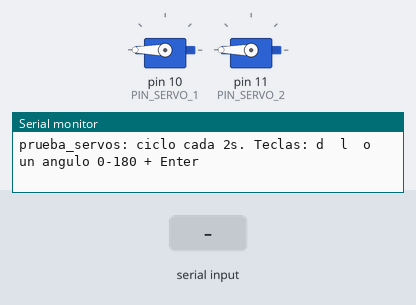
The sketch below on a simulated Arduino Uno, built with avr-gcc and run on an emulated ATmega328P. On the bench: 2 × servo, the last lines printed to the serial monitor. The test bench sets the inputs (shaded band).

Above: at 1.2 s.
1.3 s: "5\n" received over Serial
At 2.91 s:
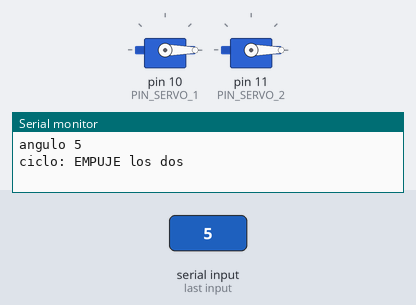
4.3 s: byte 100 ('d') received over Serial
At 5.4 s:
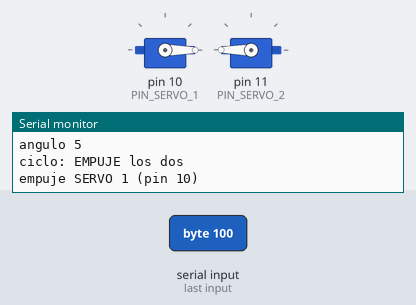
7.3 s: byte 108 ('l') received over Serial
At 7.68 s:
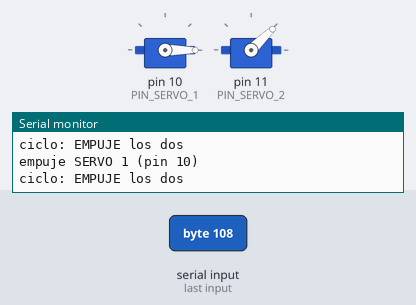
10.3 s: byte 68 ('D') received over Serial
At 10.56 s:
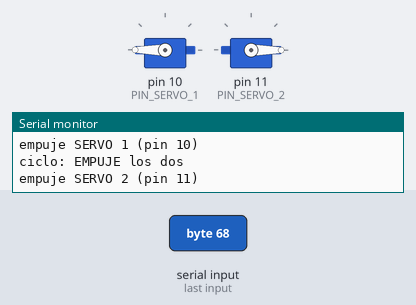
16.3 s: "90\n" received over Serial
19.3 s: "5\n" received over Serial
Timing chart, 0 to 23.3 s (numbered marks = the images above; inputs shaded):
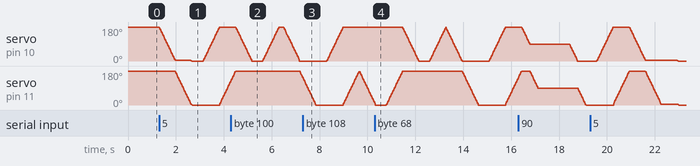

The sketch:

prueba_servos.ino
```cpp
/*
  ============================================================================
  prueba_servos.ino  ---  Prueba SOLO los 2 servos de la faja (banco, Fase 3)
  ============================================================================
  Sube ESTE sketch (no el firmware) para confirmar cableado y alimentacion
  antes de probar la logica completa.

  Que hace:
    - Al arrancar, los dos servos van a REPOSO (180 grados, completamente
      retraidos en este montaje; ver nota de SERVO1_REPOSO mas abajo).
    - Cada ~2 s hacen un ciclo REPOSO -> EMPUJE (0) -> REPOSO, moviendose
      grado a grado (no de un salto) para poder controlar la velocidad.
    - Por el Monitor Serie (9600) podes mandar:
        d  -> un empuje del SERVO 1 (pin 10, expulsa defectos 'D')
        l  -> un empuje del SERVO 2 (pin 11, expulsa llenado bajo 'L')
        0-180 y Enter -> los dos servos a ese angulo (para buscar REPOSO/EMPUJE)

  Cableado:
    senal servo 1 -> pin 10        senal servo 2 -> pin 11
    V+ de los servos -> fuente EXTERNA 5-6 V / >=3 A  (NO el 5V del Arduino)
    GND fuente -> GND servos  Y  GND del Arduino  (todo unido: masa comun)

  Cuando esto funcione, volve a subir  faja_botellas/faja_botellas.ino .
  ============================================================================
*/
#include <Servo.h>

const uint8_t PIN_SERVO_1 = 10;   // defecto fisico  (estacion 1)
const uint8_t PIN_SERVO_2 = 11;   // llenado bajo    (estacion 2)

// Los mismos valores que en el firmware, un par por servo: en este montaje
// REPOSO=180 es el retraido y EMPUJE=0 el estirado del todo. Si al mandar
// "empuje" alguno se retrae en vez de estirarse, es que su horn quedo
// montado al reves -- invertile SOLO a ese servo REPOSO y EMPUJE. Usa las
// teclas 0-180+Enter (mandan el mismo angulo a los dos) para ir probando,
// y despues copia los valores finales a faja_botellas.ino.
const uint8_t SERVO1_REPOSO = 180;
const uint8_t SERVO1_EMPUJE = 0;
const uint8_t SERVO2_REPOSO = 180;
const uint8_t SERVO2_EMPUJE = 0;

// "Velocidad" del movimiento: en vez de saltar de un angulo a otro de una,
// avanza de a SERVO_PASO_GRADOS cada SERVO_PASO_MS. Mas grados o menos ms =
// mas rapido; menos grados o mas ms = mas lento y suave.
const uint8_t  SERVO_PASO_GRADOS = 4;
const uint16_t SERVO_PASO_MS     = 15;

const uint16_t T_EMPUJE_MS = 450;   // cuanto queda afuera la paleta
const uint16_t T_CICLO_MS  = 2000;  // pausa entre ciclos automaticos

Servo servo1;
Servo servo2;

uint32_t tCiclo = 0;
int numero = -1;   // acumula digitos tecleados por el Monitor Serie

// Mueve el servo grado a grado (no de un salto) y siempre termina
// exactamente en 'objetivo': se estira o retrae del todo.
void moverGradual(Servo &s, uint8_t objetivo) {
  int actual = s.read();
  int paso = (objetivo > actual) ? SERVO_PASO_GRADOS : -SERVO_PASO_GRADOS;
  while (actual != objetivo) {
    int siguiente = actual + paso;
    if ((paso > 0 && siguiente > objetivo) || (paso < 0 && siguiente < objetivo))
      siguiente = objetivo;
    s.write(siguiente);
    delay(SERVO_PASO_MS);
    actual = siguiente;
  }
}

void empuje(Servo &s, uint8_t reposo, uint8_t empuje_ang, const __FlashStringHelper *nombre) {
  Serial.print(F("empuje ")); Serial.println(nombre);
  moverGradual(s, empuje_ang);
  delay(T_EMPUJE_MS);
  moverGradual(s, reposo);
}

void setup() {
  Serial.begin(9600);
  servo1.attach(PIN_SERVO_1);
  servo2.attach(PIN_SERVO_2);
  servo1.write(SERVO1_REPOSO);
  servo2.write(SERVO2_REPOSO);
  Serial.println(F("prueba_servos: ciclo cada 2s. Teclas: d  l  o un angulo 0-180 + Enter"));
  tCiclo = millis();
}

void loop() {
  // --- comandos por Serie ---
  while (Serial.available()) {
    char c = Serial.read();
    if (c == 'd' || c == 'D') empuje(servo1, SERVO1_REPOSO, SERVO1_EMPUJE, F("SERVO 1 (pin 10)"));
    else if (c == 'l' || c == 'L') empuje(servo2, SERVO2_REPOSO, SERVO2_EMPUJE, F("SERVO 2 (pin 11)"));
    else if (c >= '0' && c <= '9') {
      numero = (numero < 0 ? 0 : numero) * 10 + (c - '0');
    } else if (c == '\n' || c == '\r') {
      if (numero >= 0) {
        int a = constrain(numero, 0, 180);
        Serial.print(F("angulo ")); Serial.println(a);
        moverGradual(servo1, a);
        moverGradual(servo2, a);
        numero = -1;
      }
    }
  }

  // --- ciclo automatico ---
  if (millis() - tCiclo >= T_CICLO_MS) {
    Serial.println(F("ciclo: EMPUJE los dos"));
    moverGradual(servo1, SERVO1_EMPUJE);
    moverGradual(servo2, SERVO2_EMPUJE);
    delay(T_EMPUJE_MS);
    moverGradual(servo1, SERVO1_REPOSO);
    moverGradual(servo2, SERVO2_REPOSO);
    tCiclo = millis();
  }
}
```
